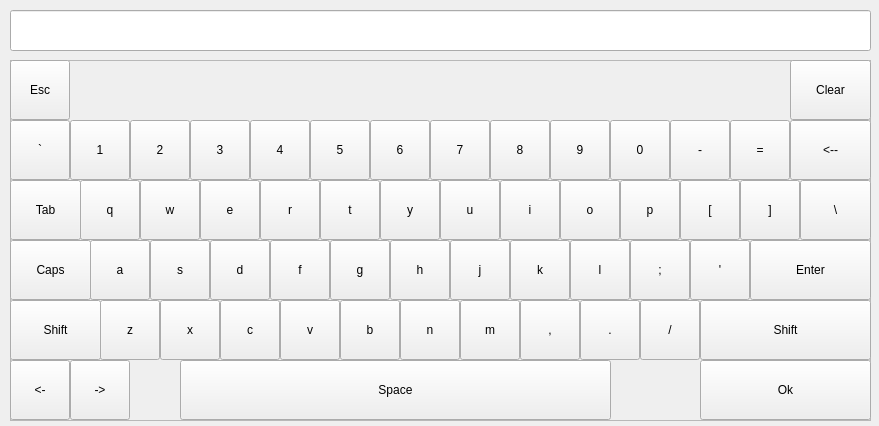
<?xml version="1.0" encoding="UTF-8"?>
<ui version="4.0">
 <class>Keyboard</class>
 <widget class="QWidget" name="Keyboard">
  <property name="geometry">
   <rect>
    <x>0</x>
    <y>0</y>
    <width>879</width>
    <height>426</height>
   </rect>
  </property>
  <property name="windowTitle">
   <string>Keyboard</string>
  </property>
  <widget class="QFrame" name="keyholder">
   <property name="geometry">
    <rect>
     <x>10</x>
     <y>60</y>
     <width>861</width>
     <height>361</height>
    </rect>
   </property>
   <property name="focusPolicy">
    <enum>Qt::NoFocus</enum>
   </property>
   <property name="statusTip">
    <string/>
   </property>
   <property name="frameShape">
    <enum>QFrame::StyledPanel</enum>
   </property>
   <property name="frameShadow">
    <enum>QFrame::Raised</enum>
   </property>
   <widget class="QPushButton" name="btn_backquote">
    <property name="geometry">
     <rect>
      <x>0</x>
      <y>60</y>
      <width>60</width>
      <height>60</height>
     </rect>
    </property>
    <property name="focusPolicy">
     <enum>Qt::NoFocus</enum>
    </property>
    <property name="statusTip">
     <string notr="true"/>
    </property>
    <property name="text">
     <string notr="true">`</string>
    </property>
    <property name="btnMode" stdset="0">
     <number>1</number>
    </property>
    <property name="btnNormal" stdset="0">
     <string notr="true">`</string>
    </property>
    <property name="btnShift" stdset="0">
     <string notr="true">~</string>
    </property>
   </widget>
   <widget class="QPushButton" name="btn_1">
    <property name="geometry">
     <rect>
      <x>60</x>
      <y>60</y>
      <width>60</width>
      <height>60</height>
     </rect>
    </property>
    <property name="focusPolicy">
     <enum>Qt::NoFocus</enum>
    </property>
    <property name="statusTip">
     <string notr="true"/>
    </property>
    <property name="text">
     <string notr="true">1</string>
    </property>
    <property name="btnMode" stdset="0">
     <number>1</number>
    </property>
    <property name="btnNormal" stdset="0">
     <string notr="true">1</string>
    </property>
    <property name="btnShift" stdset="0">
     <string notr="true">!</string>
    </property>
   </widget>
   <widget class="QPushButton" name="btn_2">
    <property name="geometry">
     <rect>
      <x>120</x>
      <y>60</y>
      <width>60</width>
      <height>60</height>
     </rect>
    </property>
    <property name="focusPolicy">
     <enum>Qt::NoFocus</enum>
    </property>
    <property name="statusTip">
     <string notr="true"/>
    </property>
    <property name="text">
     <string notr="true">2</string>
    </property>
    <property name="btnMode" stdset="0">
     <number>1</number>
    </property>
    <property name="btnNormal" stdset="0">
     <string notr="true">2</string>
    </property>
    <property name="btnShift" stdset="0">
     <string notr="true">@</string>
    </property>
   </widget>
   <widget class="QPushButton" name="btn_3">
    <property name="geometry">
     <rect>
      <x>180</x>
      <y>60</y>
      <width>60</width>
      <height>60</height>
     </rect>
    </property>
    <property name="focusPolicy">
     <enum>Qt::NoFocus</enum>
    </property>
    <property name="statusTip">
     <string notr="true"/>
    </property>
    <property name="text">
     <string notr="true">3</string>
    </property>
    <property name="btnMode" stdset="0">
     <number>1</number>
    </property>
    <property name="btnNormal" stdset="0">
     <string notr="true">3</string>
    </property>
    <property name="btnShift" stdset="0">
     <string notr="true">#</string>
    </property>
   </widget>
   <widget class="QPushButton" name="btn_4">
    <property name="geometry">
     <rect>
      <x>240</x>
      <y>60</y>
      <width>60</width>
      <height>60</height>
     </rect>
    </property>
    <property name="focusPolicy">
     <enum>Qt::NoFocus</enum>
    </property>
    <property name="statusTip">
     <string notr="true"/>
    </property>
    <property name="text">
     <string notr="true">4</string>
    </property>
    <property name="btnMode" stdset="0">
     <number>1</number>
    </property>
    <property name="btnNormal" stdset="0">
     <string notr="true">4</string>
    </property>
    <property name="btnShift" stdset="0">
     <string notr="true">$</string>
    </property>
   </widget>
   <widget class="QPushButton" name="btn_5">
    <property name="geometry">
     <rect>
      <x>300</x>
      <y>60</y>
      <width>60</width>
      <height>60</height>
     </rect>
    </property>
    <property name="focusPolicy">
     <enum>Qt::NoFocus</enum>
    </property>
    <property name="statusTip">
     <string notr="true"/>
    </property>
    <property name="text">
     <string notr="true">5</string>
    </property>
    <property name="btnMode" stdset="0">
     <number>1</number>
    </property>
    <property name="btnNormal" stdset="0">
     <string notr="true">5</string>
    </property>
    <property name="btnShift" stdset="0">
     <string notr="true">%</string>
    </property>
   </widget>
   <widget class="QPushButton" name="btn_6">
    <property name="geometry">
     <rect>
      <x>360</x>
      <y>60</y>
      <width>60</width>
      <height>60</height>
     </rect>
    </property>
    <property name="focusPolicy">
     <enum>Qt::NoFocus</enum>
    </property>
    <property name="statusTip">
     <string notr="true"/>
    </property>
    <property name="text">
     <string notr="true">6</string>
    </property>
    <property name="btnMode" stdset="0">
     <number>1</number>
    </property>
    <property name="btnNormal" stdset="0">
     <string notr="true">6</string>
    </property>
    <property name="btnShift" stdset="0">
     <string notr="true">^</string>
    </property>
   </widget>
   <widget class="QPushButton" name="btn_7">
    <property name="geometry">
     <rect>
      <x>420</x>
      <y>60</y>
      <width>60</width>
      <height>60</height>
     </rect>
    </property>
    <property name="focusPolicy">
     <enum>Qt::NoFocus</enum>
    </property>
    <property name="statusTip">
     <string notr="true"/>
    </property>
    <property name="text">
     <string notr="true">7</string>
    </property>
    <property name="btnMode" stdset="0">
     <number>1</number>
    </property>
    <property name="btnNormal" stdset="0">
     <string notr="true">7</string>
    </property>
    <property name="btnShift" stdset="0">
     <string notr="true">&amp;&amp;</string>
    </property>
   </widget>
   <widget class="QPushButton" name="btn_8">
    <property name="geometry">
     <rect>
      <x>480</x>
      <y>60</y>
      <width>60</width>
      <height>60</height>
     </rect>
    </property>
    <property name="focusPolicy">
     <enum>Qt::NoFocus</enum>
    </property>
    <property name="statusTip">
     <string notr="true"/>
    </property>
    <property name="text">
     <string notr="true">8</string>
    </property>
    <property name="btnMode" stdset="0">
     <number>1</number>
    </property>
    <property name="btnNormal" stdset="0">
     <string notr="true">8</string>
    </property>
    <property name="btnShift" stdset="0">
     <string notr="true">*</string>
    </property>
   </widget>
   <widget class="QPushButton" name="btn_9">
    <property name="geometry">
     <rect>
      <x>540</x>
      <y>60</y>
      <width>60</width>
      <height>60</height>
     </rect>
    </property>
    <property name="focusPolicy">
     <enum>Qt::NoFocus</enum>
    </property>
    <property name="statusTip">
     <string notr="true"/>
    </property>
    <property name="text">
     <string notr="true">9</string>
    </property>
    <property name="btnMode" stdset="0">
     <number>1</number>
    </property>
    <property name="btnNormal" stdset="0">
     <string notr="true">9</string>
    </property>
    <property name="btnShift" stdset="0">
     <string notr="true">(</string>
    </property>
   </widget>
   <widget class="QPushButton" name="btn_0">
    <property name="geometry">
     <rect>
      <x>600</x>
      <y>60</y>
      <width>60</width>
      <height>60</height>
     </rect>
    </property>
    <property name="focusPolicy">
     <enum>Qt::NoFocus</enum>
    </property>
    <property name="statusTip">
     <string notr="true"/>
    </property>
    <property name="text">
     <string notr="true">0</string>
    </property>
    <property name="btnMode" stdset="0">
     <number>1</number>
    </property>
    <property name="btnNormal" stdset="0">
     <string notr="true">0</string>
    </property>
    <property name="btnShift" stdset="0">
     <string notr="true">)</string>
    </property>
   </widget>
   <widget class="QPushButton" name="btn_dash">
    <property name="geometry">
     <rect>
      <x>660</x>
      <y>60</y>
      <width>60</width>
      <height>60</height>
     </rect>
    </property>
    <property name="focusPolicy">
     <enum>Qt::NoFocus</enum>
    </property>
    <property name="statusTip">
     <string notr="true"/>
    </property>
    <property name="text">
     <string notr="true">-</string>
    </property>
    <property name="btnMode" stdset="0">
     <number>1</number>
    </property>
    <property name="btnNormal" stdset="0">
     <string notr="true">-</string>
    </property>
    <property name="btnShift" stdset="0">
     <string notr="true">_</string>
    </property>
   </widget>
   <widget class="QPushButton" name="btn_equal">
    <property name="geometry">
     <rect>
      <x>720</x>
      <y>60</y>
      <width>60</width>
      <height>60</height>
     </rect>
    </property>
    <property name="focusPolicy">
     <enum>Qt::NoFocus</enum>
    </property>
    <property name="statusTip">
     <string notr="true"/>
    </property>
    <property name="text">
     <string notr="true">=</string>
    </property>
    <property name="btnMode" stdset="0">
     <number>1</number>
    </property>
    <property name="btnNormal" stdset="0">
     <string notr="true">=</string>
    </property>
    <property name="btnShift" stdset="0">
     <string notr="true">+</string>
    </property>
   </widget>
   <widget class="QPushButton" name="btn_q">
    <property name="geometry">
     <rect>
      <x>70</x>
      <y>120</y>
      <width>60</width>
      <height>60</height>
     </rect>
    </property>
    <property name="focusPolicy">
     <enum>Qt::NoFocus</enum>
    </property>
    <property name="statusTip">
     <string notr="true"/>
    </property>
    <property name="text">
     <string notr="true">q</string>
    </property>
    <property name="btnMode" stdset="0">
     <number>0</number>
    </property>
    <property name="btnNormal" stdset="0">
     <string notr="true">q</string>
    </property>
    <property name="btnShift" stdset="0">
     <string notr="true">Q</string>
    </property>
   </widget>
   <widget class="QPushButton" name="btn_w">
    <property name="geometry">
     <rect>
      <x>130</x>
      <y>120</y>
      <width>60</width>
      <height>60</height>
     </rect>
    </property>
    <property name="focusPolicy">
     <enum>Qt::NoFocus</enum>
    </property>
    <property name="statusTip">
     <string notr="true"/>
    </property>
    <property name="text">
     <string notr="true">w</string>
    </property>
    <property name="btnMode" stdset="0">
     <number>0</number>
    </property>
    <property name="btnNormal" stdset="0">
     <string notr="true">w</string>
    </property>
    <property name="btnShift" stdset="0">
     <string notr="true">W</string>
    </property>
   </widget>
   <widget class="QPushButton" name="btn_e">
    <property name="geometry">
     <rect>
      <x>190</x>
      <y>120</y>
      <width>60</width>
      <height>60</height>
     </rect>
    </property>
    <property name="focusPolicy">
     <enum>Qt::NoFocus</enum>
    </property>
    <property name="statusTip">
     <string notr="true"/>
    </property>
    <property name="text">
     <string notr="true">e</string>
    </property>
    <property name="btnMode" stdset="0">
     <number>0</number>
    </property>
    <property name="btnNormal" stdset="0">
     <string notr="true">e</string>
    </property>
    <property name="btnShift" stdset="0">
     <string notr="true">E</string>
    </property>
   </widget>
   <widget class="QPushButton" name="btn_r">
    <property name="geometry">
     <rect>
      <x>250</x>
      <y>120</y>
      <width>60</width>
      <height>60</height>
     </rect>
    </property>
    <property name="focusPolicy">
     <enum>Qt::NoFocus</enum>
    </property>
    <property name="statusTip">
     <string notr="true"/>
    </property>
    <property name="text">
     <string notr="true">r</string>
    </property>
    <property name="btnMode" stdset="0">
     <number>0</number>
    </property>
    <property name="btnNormal" stdset="0">
     <string notr="true">r</string>
    </property>
    <property name="btnShift" stdset="0">
     <string notr="true">R</string>
    </property>
   </widget>
   <widget class="QPushButton" name="btn_t">
    <property name="geometry">
     <rect>
      <x>310</x>
      <y>120</y>
      <width>60</width>
      <height>60</height>
     </rect>
    </property>
    <property name="focusPolicy">
     <enum>Qt::NoFocus</enum>
    </property>
    <property name="statusTip">
     <string notr="true"/>
    </property>
    <property name="text">
     <string notr="true">t</string>
    </property>
    <property name="btnMode" stdset="0">
     <number>0</number>
    </property>
    <property name="btnNormal" stdset="0">
     <string notr="true">t</string>
    </property>
    <property name="btnShift" stdset="0">
     <string notr="true">T</string>
    </property>
   </widget>
   <widget class="QPushButton" name="btn_y">
    <property name="geometry">
     <rect>
      <x>370</x>
      <y>120</y>
      <width>60</width>
      <height>60</height>
     </rect>
    </property>
    <property name="focusPolicy">
     <enum>Qt::NoFocus</enum>
    </property>
    <property name="statusTip">
     <string notr="true"/>
    </property>
    <property name="text">
     <string notr="true">y</string>
    </property>
    <property name="btnMode" stdset="0">
     <number>0</number>
    </property>
    <property name="btnNormal" stdset="0">
     <string notr="true">y</string>
    </property>
    <property name="btnShift" stdset="0">
     <string notr="true">Y</string>
    </property>
   </widget>
   <widget class="QPushButton" name="btn_u">
    <property name="geometry">
     <rect>
      <x>430</x>
      <y>120</y>
      <width>60</width>
      <height>60</height>
     </rect>
    </property>
    <property name="focusPolicy">
     <enum>Qt::NoFocus</enum>
    </property>
    <property name="statusTip">
     <string notr="true"/>
    </property>
    <property name="text">
     <string notr="true">u</string>
    </property>
    <property name="btnMode" stdset="0">
     <number>0</number>
    </property>
    <property name="btnNormal" stdset="0">
     <string notr="true">u</string>
    </property>
    <property name="btnShift" stdset="0">
     <string notr="true">U</string>
    </property>
   </widget>
   <widget class="QPushButton" name="btn_i">
    <property name="geometry">
     <rect>
      <x>490</x>
      <y>120</y>
      <width>60</width>
      <height>60</height>
     </rect>
    </property>
    <property name="focusPolicy">
     <enum>Qt::NoFocus</enum>
    </property>
    <property name="statusTip">
     <string notr="true"/>
    </property>
    <property name="text">
     <string notr="true">i</string>
    </property>
    <property name="btnMode" stdset="0">
     <number>0</number>
    </property>
    <property name="btnNormal" stdset="0">
     <string notr="true">i</string>
    </property>
    <property name="btnShift" stdset="0">
     <string notr="true">I</string>
    </property>
   </widget>
   <widget class="QPushButton" name="btn_o">
    <property name="geometry">
     <rect>
      <x>550</x>
      <y>120</y>
      <width>60</width>
      <height>60</height>
     </rect>
    </property>
    <property name="focusPolicy">
     <enum>Qt::NoFocus</enum>
    </property>
    <property name="statusTip">
     <string notr="true"/>
    </property>
    <property name="text">
     <string notr="true">o</string>
    </property>
    <property name="btnMode" stdset="0">
     <number>0</number>
    </property>
    <property name="btnNormal" stdset="0">
     <string notr="true">o</string>
    </property>
    <property name="btnShift" stdset="0">
     <string notr="true">O</string>
    </property>
   </widget>
   <widget class="QPushButton" name="btn_backslash">
    <property name="geometry">
     <rect>
      <x>790</x>
      <y>120</y>
      <width>71</width>
      <height>60</height>
     </rect>
    </property>
    <property name="focusPolicy">
     <enum>Qt::NoFocus</enum>
    </property>
    <property name="statusTip">
     <string notr="true"/>
    </property>
    <property name="text">
     <string notr="true">\</string>
    </property>
    <property name="btnMode" stdset="0">
     <number>1</number>
    </property>
    <property name="btnNormal" stdset="0">
     <string notr="true">\</string>
    </property>
    <property name="btnShift" stdset="0">
     <string notr="true">|</string>
    </property>
   </widget>
   <widget class="QPushButton" name="btn_p">
    <property name="geometry">
     <rect>
      <x>610</x>
      <y>120</y>
      <width>60</width>
      <height>60</height>
     </rect>
    </property>
    <property name="focusPolicy">
     <enum>Qt::NoFocus</enum>
    </property>
    <property name="statusTip">
     <string notr="true"/>
    </property>
    <property name="text">
     <string notr="true">p</string>
    </property>
    <property name="btnMode" stdset="0">
     <number>0</number>
    </property>
    <property name="btnNormal" stdset="0">
     <string notr="true">p</string>
    </property>
    <property name="btnShift" stdset="0">
     <string notr="true">P</string>
    </property>
   </widget>
   <widget class="QPushButton" name="btn_endbracket">
    <property name="geometry">
     <rect>
      <x>730</x>
      <y>120</y>
      <width>60</width>
      <height>60</height>
     </rect>
    </property>
    <property name="focusPolicy">
     <enum>Qt::NoFocus</enum>
    </property>
    <property name="statusTip">
     <string notr="true"/>
    </property>
    <property name="text">
     <string notr="true">]</string>
    </property>
    <property name="btnMode" stdset="0">
     <number>1</number>
    </property>
    <property name="btnNormal" stdset="0">
     <string notr="true">]</string>
    </property>
    <property name="btnShift" stdset="0">
     <string notr="true">}</string>
    </property>
   </widget>
   <widget class="QPushButton" name="btn_startbracket">
    <property name="geometry">
     <rect>
      <x>670</x>
      <y>120</y>
      <width>60</width>
      <height>60</height>
     </rect>
    </property>
    <property name="focusPolicy">
     <enum>Qt::NoFocus</enum>
    </property>
    <property name="statusTip">
     <string notr="true"/>
    </property>
    <property name="text">
     <string notr="true">[</string>
    </property>
    <property name="btnMode" stdset="0">
     <number>1</number>
    </property>
    <property name="btnNormal" stdset="0">
     <string notr="true">[</string>
    </property>
    <property name="btnShift" stdset="0">
     <string notr="true">{</string>
    </property>
   </widget>
   <widget class="QPushButton" name="btn_l">
    <property name="geometry">
     <rect>
      <x>560</x>
      <y>180</y>
      <width>60</width>
      <height>60</height>
     </rect>
    </property>
    <property name="focusPolicy">
     <enum>Qt::NoFocus</enum>
    </property>
    <property name="statusTip">
     <string notr="true"/>
    </property>
    <property name="text">
     <string notr="true">l</string>
    </property>
    <property name="btnMode" stdset="0">
     <number>0</number>
    </property>
    <property name="btnNormal" stdset="0">
     <string notr="true">l</string>
    </property>
    <property name="btnShift" stdset="0">
     <string notr="true">L</string>
    </property>
   </widget>
   <widget class="QPushButton" name="btn_f">
    <property name="geometry">
     <rect>
      <x>260</x>
      <y>180</y>
      <width>60</width>
      <height>60</height>
     </rect>
    </property>
    <property name="focusPolicy">
     <enum>Qt::NoFocus</enum>
    </property>
    <property name="statusTip">
     <string notr="true"/>
    </property>
    <property name="text">
     <string notr="true">f</string>
    </property>
    <property name="btnMode" stdset="0">
     <number>0</number>
    </property>
    <property name="btnNormal" stdset="0">
     <string notr="true">f</string>
    </property>
    <property name="btnShift" stdset="0">
     <string notr="true">F</string>
    </property>
   </widget>
   <widget class="QPushButton" name="btn_k">
    <property name="geometry">
     <rect>
      <x>500</x>
      <y>180</y>
      <width>60</width>
      <height>60</height>
     </rect>
    </property>
    <property name="focusPolicy">
     <enum>Qt::NoFocus</enum>
    </property>
    <property name="statusTip">
     <string notr="true"/>
    </property>
    <property name="text">
     <string notr="true">k</string>
    </property>
    <property name="btnMode" stdset="0">
     <number>0</number>
    </property>
    <property name="btnNormal" stdset="0">
     <string notr="true">k</string>
    </property>
    <property name="btnShift" stdset="0">
     <string notr="true">K</string>
    </property>
   </widget>
   <widget class="QPushButton" name="btn_d">
    <property name="geometry">
     <rect>
      <x>200</x>
      <y>180</y>
      <width>60</width>
      <height>60</height>
     </rect>
    </property>
    <property name="focusPolicy">
     <enum>Qt::NoFocus</enum>
    </property>
    <property name="statusTip">
     <string notr="true"/>
    </property>
    <property name="text">
     <string notr="true">d</string>
    </property>
    <property name="btnMode" stdset="0">
     <number>0</number>
    </property>
    <property name="btnNormal" stdset="0">
     <string notr="true">d</string>
    </property>
    <property name="btnShift" stdset="0">
     <string notr="true">D</string>
    </property>
   </widget>
   <widget class="QPushButton" name="btn_g">
    <property name="geometry">
     <rect>
      <x>320</x>
      <y>180</y>
      <width>60</width>
      <height>60</height>
     </rect>
    </property>
    <property name="focusPolicy">
     <enum>Qt::NoFocus</enum>
    </property>
    <property name="statusTip">
     <string notr="true"/>
    </property>
    <property name="text">
     <string notr="true">g</string>
    </property>
    <property name="btnMode" stdset="0">
     <number>0</number>
    </property>
    <property name="btnNormal" stdset="0">
     <string notr="true">g</string>
    </property>
    <property name="btnShift" stdset="0">
     <string notr="true">G</string>
    </property>
   </widget>
   <widget class="QPushButton" name="btn_a">
    <property name="geometry">
     <rect>
      <x>80</x>
      <y>180</y>
      <width>60</width>
      <height>60</height>
     </rect>
    </property>
    <property name="focusPolicy">
     <enum>Qt::NoFocus</enum>
    </property>
    <property name="statusTip">
     <string notr="true"/>
    </property>
    <property name="text">
     <string notr="true">a</string>
    </property>
    <property name="btnMode" stdset="0">
     <number>0</number>
    </property>
    <property name="btnNormal" stdset="0">
     <string notr="true">a</string>
    </property>
    <property name="btnShift" stdset="0">
     <string notr="true">A</string>
    </property>
   </widget>
   <widget class="QPushButton" name="btn_s">
    <property name="geometry">
     <rect>
      <x>140</x>
      <y>180</y>
      <width>60</width>
      <height>60</height>
     </rect>
    </property>
    <property name="focusPolicy">
     <enum>Qt::NoFocus</enum>
    </property>
    <property name="statusTip">
     <string notr="true"/>
    </property>
    <property name="text">
     <string notr="true">s</string>
    </property>
    <property name="btnMode" stdset="0">
     <number>0</number>
    </property>
    <property name="btnNormal" stdset="0">
     <string notr="true">s</string>
    </property>
    <property name="btnShift" stdset="0">
     <string notr="true">S</string>
    </property>
   </widget>
   <widget class="QPushButton" name="btn_h">
    <property name="geometry">
     <rect>
      <x>380</x>
      <y>180</y>
      <width>60</width>
      <height>60</height>
     </rect>
    </property>
    <property name="focusPolicy">
     <enum>Qt::NoFocus</enum>
    </property>
    <property name="statusTip">
     <string notr="true"/>
    </property>
    <property name="text">
     <string notr="true">h</string>
    </property>
    <property name="btnMode" stdset="0">
     <number>0</number>
    </property>
    <property name="btnNormal" stdset="0">
     <string notr="true">h</string>
    </property>
    <property name="btnShift" stdset="0">
     <string notr="true">H</string>
    </property>
   </widget>
   <widget class="QPushButton" name="btn_j">
    <property name="geometry">
     <rect>
      <x>440</x>
      <y>180</y>
      <width>60</width>
      <height>60</height>
     </rect>
    </property>
    <property name="focusPolicy">
     <enum>Qt::NoFocus</enum>
    </property>
    <property name="statusTip">
     <string notr="true"/>
    </property>
    <property name="text">
     <string notr="true">j</string>
    </property>
    <property name="btnMode" stdset="0">
     <number>0</number>
    </property>
    <property name="btnNormal" stdset="0">
     <string notr="true">j</string>
    </property>
    <property name="btnShift" stdset="0">
     <string notr="true">J</string>
    </property>
   </widget>
   <widget class="QPushButton" name="btn_semicolon">
    <property name="geometry">
     <rect>
      <x>620</x>
      <y>180</y>
      <width>60</width>
      <height>60</height>
     </rect>
    </property>
    <property name="focusPolicy">
     <enum>Qt::NoFocus</enum>
    </property>
    <property name="statusTip">
     <string notr="true"/>
    </property>
    <property name="text">
     <string notr="true">;</string>
    </property>
    <property name="btnMode" stdset="0">
     <number>1</number>
    </property>
    <property name="btnNormal" stdset="0">
     <string notr="true">;</string>
    </property>
    <property name="btnShift" stdset="0">
     <string notr="true">:</string>
    </property>
   </widget>
   <widget class="QPushButton" name="btn_apostrophe">
    <property name="geometry">
     <rect>
      <x>680</x>
      <y>180</y>
      <width>60</width>
      <height>60</height>
     </rect>
    </property>
    <property name="focusPolicy">
     <enum>Qt::NoFocus</enum>
    </property>
    <property name="statusTip">
     <string notr="true"/>
    </property>
    <property name="text">
     <string notr="true">'</string>
    </property>
    <property name="btnMode" stdset="0">
     <number>1</number>
    </property>
    <property name="btnNormal" stdset="0">
     <string notr="true">'</string>
    </property>
    <property name="btnShift" stdset="0">
     <string notr="true">&quot;</string>
    </property>
   </widget>
   <widget class="QPushButton" name="btn_period">
    <property name="geometry">
     <rect>
      <x>570</x>
      <y>240</y>
      <width>60</width>
      <height>60</height>
     </rect>
    </property>
    <property name="focusPolicy">
     <enum>Qt::NoFocus</enum>
    </property>
    <property name="statusTip">
     <string notr="true"/>
    </property>
    <property name="text">
     <string notr="true">.</string>
    </property>
    <property name="btnMode" stdset="0">
     <number>1</number>
    </property>
    <property name="btnNormal" stdset="0">
     <string notr="true">.</string>
    </property>
    <property name="btnShift" stdset="0">
     <string notr="true">&gt;</string>
    </property>
   </widget>
   <widget class="QPushButton" name="btn_comma">
    <property name="geometry">
     <rect>
      <x>510</x>
      <y>240</y>
      <width>60</width>
      <height>60</height>
     </rect>
    </property>
    <property name="focusPolicy">
     <enum>Qt::NoFocus</enum>
    </property>
    <property name="statusTip">
     <string notr="true"/>
    </property>
    <property name="text">
     <string notr="true">,</string>
    </property>
    <property name="btnMode" stdset="0">
     <number>1</number>
    </property>
    <property name="btnNormal" stdset="0">
     <string notr="true">,</string>
    </property>
    <property name="btnShift" stdset="0">
     <string notr="true">&lt;</string>
    </property>
   </widget>
   <widget class="QPushButton" name="btn_b">
    <property name="geometry">
     <rect>
      <x>330</x>
      <y>240</y>
      <width>60</width>
      <height>60</height>
     </rect>
    </property>
    <property name="focusPolicy">
     <enum>Qt::NoFocus</enum>
    </property>
    <property name="statusTip">
     <string notr="true"/>
    </property>
    <property name="text">
     <string notr="true">b</string>
    </property>
    <property name="btnMode" stdset="0">
     <number>0</number>
    </property>
    <property name="btnNormal" stdset="0">
     <string notr="true">b</string>
    </property>
    <property name="btnShift" stdset="0">
     <string notr="true">B</string>
    </property>
   </widget>
   <widget class="QPushButton" name="btn_slash">
    <property name="geometry">
     <rect>
      <x>630</x>
      <y>240</y>
      <width>60</width>
      <height>60</height>
     </rect>
    </property>
    <property name="focusPolicy">
     <enum>Qt::NoFocus</enum>
    </property>
    <property name="statusTip">
     <string notr="true"/>
    </property>
    <property name="text">
     <string notr="true">/</string>
    </property>
    <property name="btnMode" stdset="0">
     <number>1</number>
    </property>
    <property name="btnNormal" stdset="0">
     <string notr="true">/</string>
    </property>
    <property name="btnShift" stdset="0">
     <string notr="true">?</string>
    </property>
   </widget>
   <widget class="QPushButton" name="btn_z">
    <property name="geometry">
     <rect>
      <x>90</x>
      <y>240</y>
      <width>60</width>
      <height>60</height>
     </rect>
    </property>
    <property name="focusPolicy">
     <enum>Qt::NoFocus</enum>
    </property>
    <property name="statusTip">
     <string notr="true"/>
    </property>
    <property name="text">
     <string notr="true">z</string>
    </property>
    <property name="btnMode" stdset="0">
     <number>0</number>
    </property>
    <property name="btnNormal" stdset="0">
     <string notr="true">z</string>
    </property>
    <property name="btnShift" stdset="0">
     <string notr="true">Z</string>
    </property>
   </widget>
   <widget class="QPushButton" name="btn_n">
    <property name="geometry">
     <rect>
      <x>390</x>
      <y>240</y>
      <width>60</width>
      <height>60</height>
     </rect>
    </property>
    <property name="focusPolicy">
     <enum>Qt::NoFocus</enum>
    </property>
    <property name="statusTip">
     <string notr="true"/>
    </property>
    <property name="text">
     <string notr="true">n</string>
    </property>
    <property name="btnMode" stdset="0">
     <number>0</number>
    </property>
    <property name="btnNormal" stdset="0">
     <string notr="true">n</string>
    </property>
    <property name="btnShift" stdset="0">
     <string notr="true">N</string>
    </property>
   </widget>
   <widget class="QPushButton" name="btn_v">
    <property name="geometry">
     <rect>
      <x>270</x>
      <y>240</y>
      <width>60</width>
      <height>60</height>
     </rect>
    </property>
    <property name="focusPolicy">
     <enum>Qt::NoFocus</enum>
    </property>
    <property name="statusTip">
     <string notr="true"/>
    </property>
    <property name="text">
     <string notr="true">v</string>
    </property>
    <property name="btnMode" stdset="0">
     <number>0</number>
    </property>
    <property name="btnNormal" stdset="0">
     <string notr="true">v</string>
    </property>
    <property name="btnShift" stdset="0">
     <string notr="true">V</string>
    </property>
   </widget>
   <widget class="QPushButton" name="btn_x">
    <property name="geometry">
     <rect>
      <x>150</x>
      <y>240</y>
      <width>60</width>
      <height>60</height>
     </rect>
    </property>
    <property name="focusPolicy">
     <enum>Qt::NoFocus</enum>
    </property>
    <property name="statusTip">
     <string notr="true"/>
    </property>
    <property name="text">
     <string notr="true">x</string>
    </property>
    <property name="btnMode" stdset="0">
     <number>0</number>
    </property>
    <property name="btnNormal" stdset="0">
     <string notr="true">x</string>
    </property>
    <property name="btnShift" stdset="0">
     <string notr="true">X</string>
    </property>
   </widget>
   <widget class="QPushButton" name="btn_m">
    <property name="geometry">
     <rect>
      <x>450</x>
      <y>240</y>
      <width>60</width>
      <height>60</height>
     </rect>
    </property>
    <property name="focusPolicy">
     <enum>Qt::NoFocus</enum>
    </property>
    <property name="statusTip">
     <string notr="true"/>
    </property>
    <property name="text">
     <string notr="true">m</string>
    </property>
    <property name="btnMode" stdset="0">
     <number>0</number>
    </property>
    <property name="btnNormal" stdset="0">
     <string notr="true">m</string>
    </property>
    <property name="btnShift" stdset="0">
     <string notr="true">M</string>
    </property>
   </widget>
   <widget class="QPushButton" name="btn_c">
    <property name="geometry">
     <rect>
      <x>210</x>
      <y>240</y>
      <width>60</width>
      <height>60</height>
     </rect>
    </property>
    <property name="focusPolicy">
     <enum>Qt::NoFocus</enum>
    </property>
    <property name="statusTip">
     <string notr="true"/>
    </property>
    <property name="text">
     <string notr="true">c</string>
    </property>
    <property name="btnMode" stdset="0">
     <number>0</number>
    </property>
    <property name="btnNormal" stdset="0">
     <string notr="true">c</string>
    </property>
    <property name="btnShift" stdset="0">
     <string notr="true">C</string>
    </property>
   </widget>
   <widget class="QPushButton" name="btn_enter">
    <property name="geometry">
     <rect>
      <x>740</x>
      <y>180</y>
      <width>121</width>
      <height>60</height>
     </rect>
    </property>
    <property name="focusPolicy">
     <enum>Qt::NoFocus</enum>
    </property>
    <property name="statusTip">
     <string notr="true"/>
    </property>
    <property name="text">
     <string notr="true">Enter</string>
    </property>
    <property name="btnMode" stdset="0">
     <number>2</number>
    </property>
    <property name="btnNormal" stdset="0">
     <string notr="true">enter</string>
    </property>
    <property name="btnShift" stdset="0">
     <string notr="true"/>
    </property>
   </widget>
   <widget class="QPushButton" name="btn_backspace">
    <property name="geometry">
     <rect>
      <x>780</x>
      <y>60</y>
      <width>81</width>
      <height>60</height>
     </rect>
    </property>
    <property name="focusPolicy">
     <enum>Qt::NoFocus</enum>
    </property>
    <property name="statusTip">
     <string notr="true"/>
    </property>
    <property name="text">
     <string notr="true">&lt;--</string>
    </property>
    <property name="btnMode" stdset="0">
     <number>2</number>
    </property>
    <property name="btnNormal" stdset="0">
     <string notr="true">backspace</string>
    </property>
    <property name="btnShift" stdset="0">
     <string notr="true"/>
    </property>
   </widget>
   <widget class="QPushButton" name="btn_rshift">
    <property name="geometry">
     <rect>
      <x>690</x>
      <y>240</y>
      <width>171</width>
      <height>60</height>
     </rect>
    </property>
    <property name="focusPolicy">
     <enum>Qt::NoFocus</enum>
    </property>
    <property name="statusTip">
     <string notr="true"/>
    </property>
    <property name="text">
     <string notr="true">Shift</string>
    </property>
    <property name="btnMode" stdset="0">
     <number>2</number>
    </property>
    <property name="btnNormal" stdset="0">
     <string notr="true">shift</string>
    </property>
    <property name="btnShift" stdset="0">
     <string notr="true"/>
    </property>
   </widget>
   <widget class="QPushButton" name="btn_lshift">
    <property name="geometry">
     <rect>
      <x>0</x>
      <y>240</y>
      <width>91</width>
      <height>60</height>
     </rect>
    </property>
    <property name="focusPolicy">
     <enum>Qt::NoFocus</enum>
    </property>
    <property name="statusTip">
     <string notr="true"/>
    </property>
    <property name="text">
     <string notr="true">Shift</string>
    </property>
    <property name="btnMode" stdset="0">
     <number>2</number>
    </property>
    <property name="btnNormal" stdset="0">
     <string notr="true">shift</string>
    </property>
    <property name="btnShift" stdset="0">
     <string notr="true"/>
    </property>
   </widget>
   <widget class="QPushButton" name="btn_cabs">
    <property name="geometry">
     <rect>
      <x>0</x>
      <y>180</y>
      <width>81</width>
      <height>60</height>
     </rect>
    </property>
    <property name="focusPolicy">
     <enum>Qt::NoFocus</enum>
    </property>
    <property name="statusTip">
     <string notr="true"/>
    </property>
    <property name="text">
     <string notr="true">Caps</string>
    </property>
    <property name="btnMode" stdset="0">
     <number>2</number>
    </property>
    <property name="btnNormal" stdset="0">
     <string notr="true">caps</string>
    </property>
    <property name="btnShift" stdset="0">
     <string notr="true"/>
    </property>
   </widget>
   <widget class="QPushButton" name="btn_tab">
    <property name="geometry">
     <rect>
      <x>0</x>
      <y>120</y>
      <width>71</width>
      <height>60</height>
     </rect>
    </property>
    <property name="focusPolicy">
     <enum>Qt::NoFocus</enum>
    </property>
    <property name="statusTip">
     <string notr="true"/>
    </property>
    <property name="text">
     <string notr="true">Tab</string>
    </property>
    <property name="btnMode" stdset="0">
     <number>2</number>
    </property>
    <property name="btnNormal" stdset="0">
     <string notr="true">tab</string>
    </property>
    <property name="btnShift" stdset="0">
     <string notr="true"/>
    </property>
   </widget>
   <widget class="QPushButton" name="btn_space">
    <property name="geometry">
     <rect>
      <x>170</x>
      <y>300</y>
      <width>431</width>
      <height>60</height>
     </rect>
    </property>
    <property name="focusPolicy">
     <enum>Qt::NoFocus</enum>
    </property>
    <property name="statusTip">
     <string/>
    </property>
    <property name="text">
     <string notr="true">Space</string>
    </property>
    <property name="btnMode" stdset="0">
     <number>2</number>
    </property>
    <property name="btnNormal" stdset="0">
     <string notr="true">space</string>
    </property>
    <property name="btnShift" stdset="0">
     <string notr="true"/>
    </property>
   </widget>
   <widget class="QPushButton" name="btn_escape">
    <property name="geometry">
     <rect>
      <x>0</x>
      <y>0</y>
      <width>60</width>
      <height>60</height>
     </rect>
    </property>
    <property name="focusPolicy">
     <enum>Qt::NoFocus</enum>
    </property>
    <property name="statusTip">
     <string notr="true">1¿escape¿¿</string>
    </property>
    <property name="text">
     <string notr="true">Esc</string>
    </property>
    <property name="btnMode" stdset="0">
     <number>2</number>
    </property>
    <property name="btnNormal" stdset="0">
     <string notr="true">escape</string>
    </property>
    <property name="btnShift" stdset="0">
     <string notr="true"/>
    </property>
   </widget>
   <widget class="QPushButton" name="btn_clear">
    <property name="geometry">
     <rect>
      <x>780</x>
      <y>0</y>
      <width>81</width>
      <height>60</height>
     </rect>
    </property>
    <property name="focusPolicy">
     <enum>Qt::NoFocus</enum>
    </property>
    <property name="statusTip">
     <string notr="true"/>
    </property>
    <property name="text">
     <string notr="true">Clear</string>
    </property>
    <property name="btnMode" stdset="0">
     <number>2</number>
    </property>
    <property name="btnNormal" stdset="0">
     <string notr="true">clear</string>
    </property>
    <property name="btnShift" stdset="0">
     <string notr="true"/>
    </property>
   </widget>
   <widget class="QPushButton" name="btn_rshift_2">
    <property name="geometry">
     <rect>
      <x>690</x>
      <y>300</y>
      <width>171</width>
      <height>60</height>
     </rect>
    </property>
    <property name="focusPolicy">
     <enum>Qt::NoFocus</enum>
    </property>
    <property name="statusTip">
     <string notr="true"/>
    </property>
    <property name="text">
     <string notr="true">Ok</string>
    </property>
    <property name="btnMode" stdset="0">
     <number>2</number>
    </property>
    <property name="btnNormal" stdset="0">
     <string notr="true">ok</string>
    </property>
    <property name="btnShift" stdset="0">
     <string notr="true"/>
    </property>
   </widget>
   <widget class="QPushButton" name="btn_right">
    <property name="geometry">
     <rect>
      <x>60</x>
      <y>300</y>
      <width>60</width>
      <height>60</height>
     </rect>
    </property>
    <property name="focusPolicy">
     <enum>Qt::NoFocus</enum>
    </property>
    <property name="statusTip">
     <string notr="true"/>
    </property>
    <property name="text">
     <string notr="true">-&gt;</string>
    </property>
    <property name="btnMode" stdset="0">
     <number>2</number>
    </property>
    <property name="btnNormal" stdset="0">
     <string notr="true">right</string>
    </property>
    <property name="btnShift" stdset="0">
     <string/>
    </property>
   </widget>
   <widget class="QPushButton" name="btn_left">
    <property name="geometry">
     <rect>
      <x>0</x>
      <y>300</y>
      <width>60</width>
      <height>60</height>
     </rect>
    </property>
    <property name="focusPolicy">
     <enum>Qt::NoFocus</enum>
    </property>
    <property name="statusTip">
     <string notr="true"/>
    </property>
    <property name="text">
     <string notr="true">&lt;-</string>
    </property>
    <property name="btnMode" stdset="0">
     <number>2</number>
    </property>
    <property name="btnNormal" stdset="0">
     <string notr="true">left</string>
    </property>
    <property name="btnShift" stdset="0">
     <string/>
    </property>
   </widget>
  </widget>
  <widget class="QLineEdit" name="edValue">
   <property name="geometry">
    <rect>
     <x>10</x>
     <y>10</y>
     <width>861</width>
     <height>41</height>
    </rect>
   </property>
   <property name="font">
    <font>
     <pointsize>10</pointsize>
     <weight>75</weight>
     <bold>true</bold>
    </font>
   </property>
   <property name="focusPolicy">
    <enum>Qt::NoFocus</enum>
   </property>
  </widget>
 </widget>
 <resources/>
 <connections/>
</ui>
